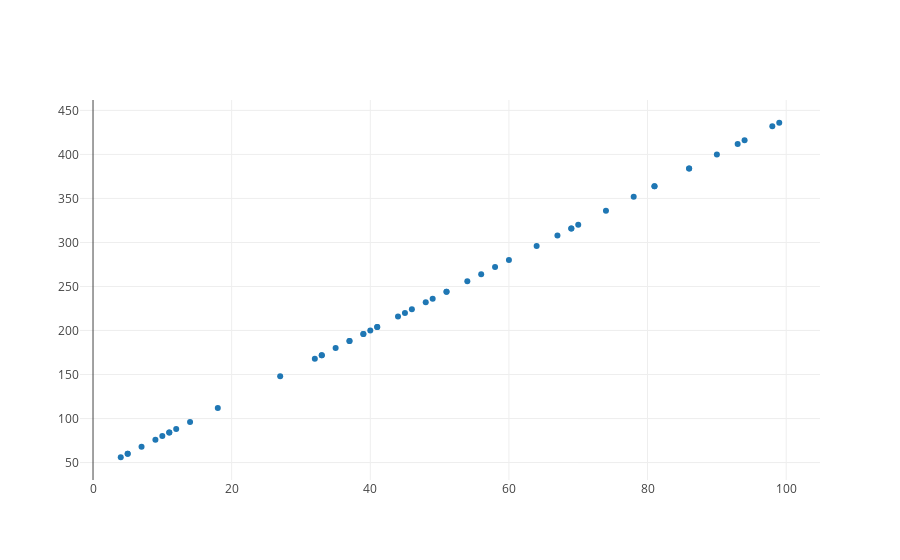

The notebook cell saved with this chart:
### Code cell
data_trace = trace_values(temps.reshape(50),y)
plot([data_trace])

### Figure 1 — Plotly figure (JSON) as saved in the notebook; plotly's stock layout.template omitted (floating-point values rounded to 4 significant figures)
{"data": [{"mode": "markers", "name": "data", "text": [], "type": "scatter", "uid": "e37d20f2-9523-4750-8391-94ee6dc255df", "x": [58, 39, 54, 33, 81, 7, 98, 90, 69, 18, 41, 94, 86, 86, 81, 67, 70, 27, 56, 14, 44, 4, 93, 35, 78, 40, 33, 60, 37, 12, 51, 46, 5, 99, 39, 11, 11, 69, 37, 64, 9, 5, 49, 32, 41, 51, 48, 74, 10, 45], "y": [272, 196, 256, 172, 364, 68, 432, 400, 316, 112, 204, 416, 384, 384, 364, 308, 320, 148, 264, 96, 216, 56, 412, 180, 352, 200, 172, 280, 188, 88, 244, 224, 60, 436, 196, 84, 84, 316, 188, 296, 76, 60, 236, 168, 204, 244, 232, 336, 80, 220]}], "layout": {}}
